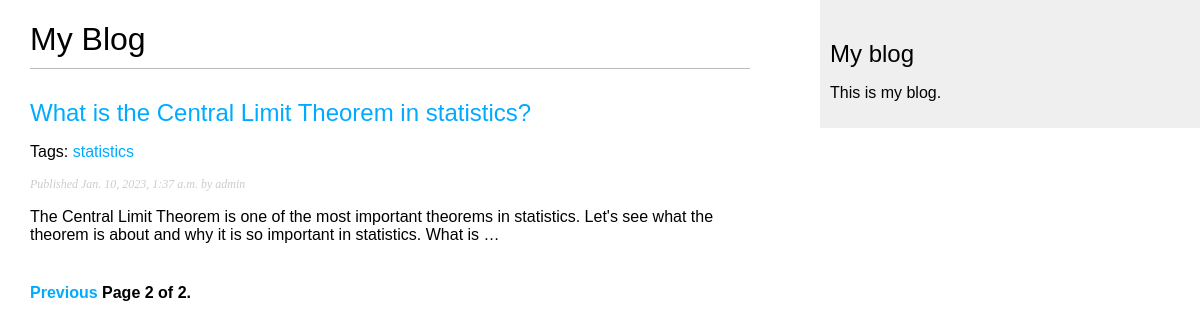
Screenshot of /blog/?page=2 with the database file from the repository.
### blog/models.py (models this page shows, shortened)
class Post(models.Model):
    class Status(models.TextChoices):
        DRAFT = 'DF', 'Draft'
        PUBLISHED = 'PB', 'Published'
    title = models.CharField(max_length=250)
    author = models.ForeignKey(User, on_delete=models.CASCADE,
                               related_name='blog_posts')
    slug = models.SlugField(max_length=250, unique_for_date='publish')
    body = models.TextField()
    publish = models.DateTimeField(default=timezone.now())
    created = models.DateTimeField(auto_now_add=True)
    updated = models.DateTimeField(auto_now=True)
    status = models.CharField(max_length=2, choices=Status.choices,
                              default=Status.DRAFT)
    objects = models.Manager()  # default manager
    published = PublishedManager()  # custom manager
    tags = TaggableManager()
    class Meta:
        ordering = ['-publish']
        indexes = [models.Index(fields=['-publish'])]
    def get_absolute_url(self):
        return reverse('blog:post_detail', args=[self.publish.year,
                                                 self.publish.month,
                                                 self.publish.day,
                                                 self.slug])

### blog/views.py (the view)
# urls.py: path('', views.post_list, name='post_list'),
def post_list(request, tag_slug=None):
    all_posts = Post.published.all()
    tag = None
    if tag_slug:
        tag = get_object_or_404(Tag, slug=tag_slug)
        all_posts = all_posts.filter(tags__in=[tag])
    paginator = Paginator(all_posts, 7)
    page_number = request.GET.get('page', 1)
    try:
        posts = paginator.page(page_number)
    except EmptyPage:
        posts = paginator.page(paginator.num_pages)  # displays last page
    except PageNotAnInteger:
        posts = paginator.page(1)  # displays first page
    return render(request, 'blog/post/list.html', {'posts': posts, 'tag': tag})

### blog/models.py (called while the page is built)
    def get_queryset(self):
        return super().get_queryset().filter(status=Post.Status.PUBLISHED)

### blog/templates/blog/post/list.html (shortened to what this page needs)
{% extends "blog/base.html" %}
{% block content %}
    <h1>My Blog</h1>
    {% for post in posts %}
        <h2>
            <a href="{{ post.get_absolute_url }}">
                {{ post.title }}
            </a>
        </h2>
        <p class="tags">
            Tags:
            {% for tag in post.tags.all %}
                <a href="{% url 'blog:post_list_by_tag' tag.slug %}">
                    {{ tag.name }}
                </a>
            {% endfor %}
        </p>
        <p class="date">
            Published {{ post.publish }} by {{ post.author }}
        </p>
        {{ post.body|truncatewords:30|linebreaks }}
    {% endfor %}
    {% include "pagination.html" with page=posts %}
{% endblock %}

### blog/static/css/blog.css (style rules this page uses)
body { margin:0; padding:0; font-family:helvetica, sans-serif; }
a { color:#00abff; text-decoration:none; }
h1 { font-weight:normal; border-bottom:1px solid #bbb; padding:0 0 10px 0; }
h2 { font-weight:normal; margin:30px 0 0; }
p.date { color:#ccc; font-family: georgia, serif; font-size: 12px; font-style: italic; }

### rows the page displays
Post: title "What is the Central Limit Theorem in statistics?", publish "Jan. 10, 2023, 1:37 a.m.", author "admin", body "The Central Limit Theorem is one of the most important theorems in statistics. Let's see what the theorem is about and why it is so important in statistics. What is …"
Tag: name "statistics"

### other values shown
{{ page.number }} "2"
{{ page.paginator.num_pages }} "2"
